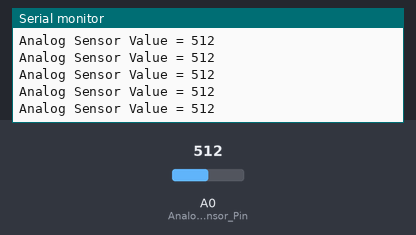
The sketch below on a simulated Arduino Uno, built with avr-gcc and run on an emulated ATmega328P. On the bench: the last lines printed to the serial monitor. The inputs (shaded band) are chosen by the test bench; at power-on: A0 (Analog_Sensor_Pin) = 512.

Above: at 1.2 s.
1.3 s: A0 (Analog_Sensor_Pin) set to 11
At 1.9 s:
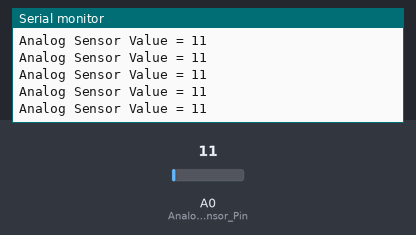
4.3 s: A0 (Analog_Sensor_Pin) set to 8
At 5.2 s:
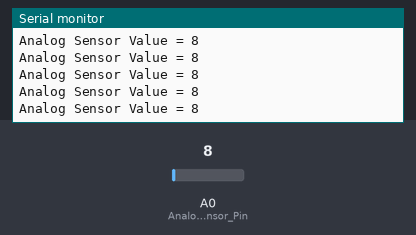
19.3 s: A0 (Analog_Sensor_Pin) set to 988
At 20.4 s:
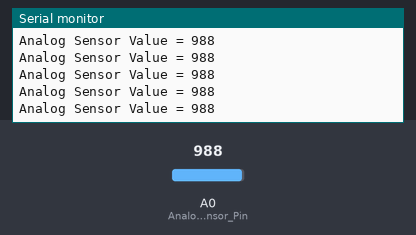
20.8 s: A0 (Analog_Sensor_Pin) set to 1018
At 21.3 s:
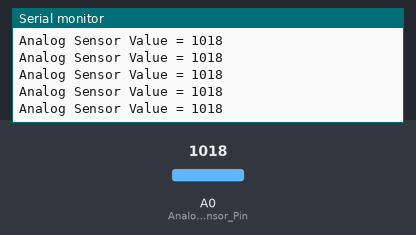
Timing chart, 0 to 23.8 s (numbered marks = the images above; inputs shaded):
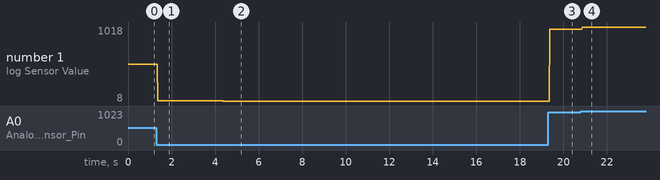

The sketch:

Analog_Sensor.ino
```cpp
/*

  This is just a generic example to read analog values and print them on the
  serial monitor

*/

#define Analog_Sensor_Pin A0

int Analog_Sensor_Value=0;

void setup() {

  /* Configure Fire_Sensor_Pin as a INPUT */
  pinMode(Analog_Sensor_Pin,INPUT);

  /* Initialize Serial with 9600bps  */
  Serial.begin(9600);
}

void loop() {

  /* Read the sensor analog value and store in variable */
  Analog_Sensor_Value = analogRead(Analog_Sensor_Pin);

  /* Print out the sensor value so we can see it in the serial monitor */
  Serial.print("Analog Sensor Value = ");
  Serial.println(Analog_Sensor_Value); /* See here that it's println instead of just print?*/


}
```

Measured:
- after the input at 1.3 s, the serial monitor: prints a new line after 0.08 s (image 1)
- after the input at 4.3 s, the serial monitor: prints a new line after 0.08 s (image 2)
- after the input at 19.3 s, the serial monitor: prints a new line after 0.08 s (image 3)
- after the input at 20.8 s, the serial monitor: prints a new line after 0.07 s (image 4)
- plotted number 1: 512 → 11 after the input at 1.3 s, 11 → 8 after the input at 4.3 s, 8 → 988 after the input at 19.3 s, 988 → 1018 after the input at 20.8 s
